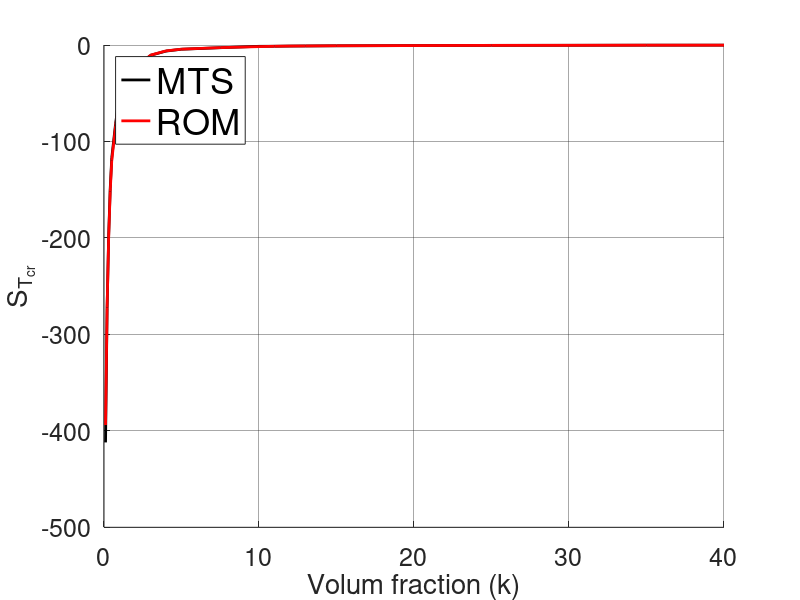

Write MATLAB code to recreate this figure.
SiNSUS_MTS = [-412	-273	-198	-149	-117	-81.2	-52	-24.9	-10.7	-6.3	-4.4	-2.8	-1.36	-1.3	-1.1	-1	-0.9	-0.8	-0.6	-0.38	-0.3	-0.18	-0.16];
SiNSUS_ROM= [-394	-272	-200	-152	-120	-83.6	-53.2	-25	-10.5	-6.1	-4.3	-2.72	-1.68	-1.3	-1.1	-1	-0.9	-0.8	-0.6	-0.38	-0.3	-0.18	-0.16];
k = [ 0.1	 0.2	 0.3	 0.4	 0.5	 0.75	 1	 2	 3	 4	 5	 7.5	 10	 11	 12	 13	 14	 15	 20	 25	 30	 35	 40];

figure();

    hold on;
    plot(k, SiNSUS_MTS,'-k','LineWidth',2);


    hold on;
    plot(k, SiNSUS_ROM,'-r','LineWidth',2);

    set(gcf, 'Position', [10, 10, 900+160, 900+180]);
    set(gca, 'GridAlpha',0.4,'FontSize',18);
    %set(gca, 'XScale','log');
    %set(gca, 'YScale','log');
    %title('Frequency derivation of AlO/Al');
    ylabel('S_{T_{cr}}','FontSize',20);
    xlabel('Volum fraction (k)','FontSize',20);
    xlim([0 40]);
    grid on;
    
legend('MTS','ROM','FontSize',26,'Location','northwest');